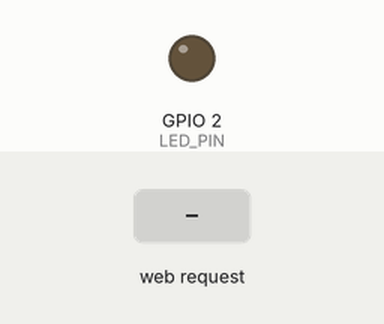
Bench run of a sketch on a simulated ESP32. Parts: output pins drawn as LEDs (lit = HIGH). The test bench sets the inputs (shaded band). What the sketch prints to the serial monitor is not drawn.

Above: at 1.2 s.
1.3 s: HTTP request GET /brightness?v=1 received
At 1.8 s:
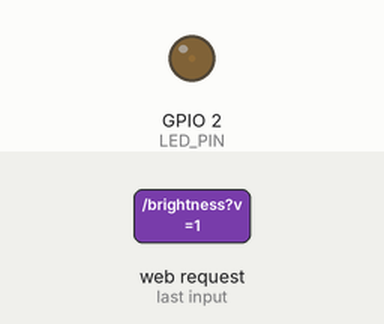
2.8 s: HTTP request GET /brightness?v=120 received
At 4.1 s:
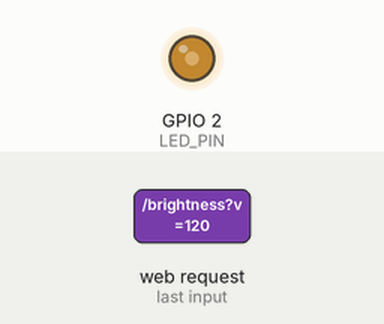
Timing chart, 0 to 5.8 s (numbered marks = the images above; inputs shaded):
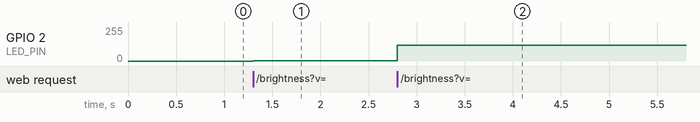

Measured:
- after the input at 1.3 s, GPIO 2 (LED_PIN): 0/255 → 1/255 at once
- after the input at 2.8 s, GPIO 2 (LED_PIN): 1/255 → 120/255 at once

The sketch:

ex07.ino
```cpp
#include <WiFi.h>
#include <WebServer.h>

// Wi-Fi AP 配置
const char* ap_ssid = "ESP32-bush00200";
const char* ap_pass = "88888888"; // 至少8位

const int LED_PIN = 2; // LED 连接的 GPIO 引脚

// PWM 配置
const int PWM_FREQ_HZ = 5000;   // PWM 频率 5kHz
const int PWM_RES_BITS = 8;     // 分辨率 8位 (0~255)

volatile int g_pwmDuty = 0; // 全局变量，存储当前的 PWM 占空比 (0~255)

WebServer server(80);

// 生成网页 HTML 代码
String makePage() {
  // 根据当前占空比判断状态
  String state = (g_pwmDuty > 0) ? ("ON (Duty: " + String(g_pwmDuty) + ")") : "OFF (Duty: 0)";

  String html = R"rawliteral(
<!DOCTYPE html>
<html lang="zh-CN">
<head>
  <meta charset="UTF-8">
  <meta name="viewport" content="width=device-width, initial-scale=1.0">
  <title>ESP32 LED 亮度控制</title>
  <style>
    body { font-family: Arial, sans-serif; text-align: center; margin-top: 50px; background-color: #f4f4f4; }
    h1 { color: #333; }
    .container { max-width: 400px; margin: 20px auto; padding: 20px; background: #fff; border-radius: 10px; box-shadow: 0 0 10px rgba(0,0,0,0.1); }
    .slider-container { margin: 30px 0; }
    input[type=range] { width: 100%; }
    .value-display { font-size: 1.2rem; font-weight: bold; color: #007BFF; }
  </style>
</head>
<body>
  <div class="container">
    <h1>💡 LED 亮度控制</h1>
    <p>当前状态：<span id="stateText" class="value-display">)rawliteral" + state + R"rawliteral(</span></p>

    <div class="slider-container">
      <p>拖动滑块调节亮度 (0-255)</p>
      <!-- 滑块范围修改为 0-255 -->
      <input id="slider" type="range" min="0" max="255" value=")rawliteral" + String(g_pwmDuty) + R"rawliteral(" />
      <p>当前值：<span id="val" class="value-display">)rawliteral" + String(g_pwmDuty) + R"rawliteral(</span></p>
    </div>
  </div>

  <script>
    const slider = document.getElementById('slider');
    const val = document.getElementById('val');
    const stateText = document.getElementById('stateText');

    let latest = slider.value;
    let inFlight = false;

    // 防抖和队列处理，确保滑动平滑且不丢包
    function pump() {
      if (inFlight) return;
      inFlight = true;
      const v = latest;
      // 发送 GET 请求，将 0-255 的值传给 ESP32
      fetch('/brightness?v=' + encodeURIComponent(v), { method: 'GET', cache: 'no-store' })
        .catch(() => {})
        .finally(() => {
          inFlight = false;
          if (v !== latest) pump(); // 如果等待期间有新值，继续发送
        });
    }

    // 监听滑块的 'input' 事件，实现实时响应
    slider.addEventListener('input', () => {
      val.textContent = slider.value;
      const pwm = parseInt(slider.value, 10) || 0;
      // 更新网页上的状态文字
      stateText.textContent = (pwm > 0) ? (`ON (Duty: ${pwm})`) : 'OFF (Duty: 0)';
      latest = slider.value;
      pump();
    });
  </script>
</body>
</html>
)rawliteral";
  return html;
}

// 应用新的 PWM 占空比
static void applyPwmDuty(int duty) {
  duty = constrain(duty, 0, 255); // 确保值在 0-255 范围内
  g_pwmDuty = duty;
  // 直接将 0-255 的值写入 PWM，无需 map
  ledcWrite(LED_PIN, duty);
  Serial.printf("PWM Duty set to: %d\n", duty);
}

// 处理根路径请求，返回网页
void handleRoot() {
  server.send(200, "text/html; charset=UTF-8", makePage());
}

// 处理亮度调节请求
void handleBrightness() {
  int v = g_pwmDuty;
  if (server.hasArg("v")) {
    // 从 URL 参数中获取滑块的值 (0-255)
    v = server.arg("v").toInt();
  }
  applyPwmDuty(v);
  // 返回 204 No Content，表示请求成功但无需返回内容，减少延迟
  server.send(204, "text/plain", "");
}

void setup() {
  Serial.begin(115200);

  // 初始化 PWM
  ledcAttach(LED_PIN, PWM_FREQ_HZ, PWM_RES_BITS);
  applyPwmDuty(0); // 初始状态为熄灭

  // 启动 AP 模式
  WiFi.mode(WIFI_AP);
  WiFi.softAP(ap_ssid, ap_pass);
  Serial.println("AP 已开启");
  Serial.print("AP IP 地址: ");
  Serial.println(WiFi.softAPIP());

  // 设置路由
  server.on("/", handleRoot);
  server.on("/brightness", handleBrightness);
  server.begin();
  Serial.println("HTTP 服务器已启动");
}

void loop() {
  server.handleClient();
}
```
